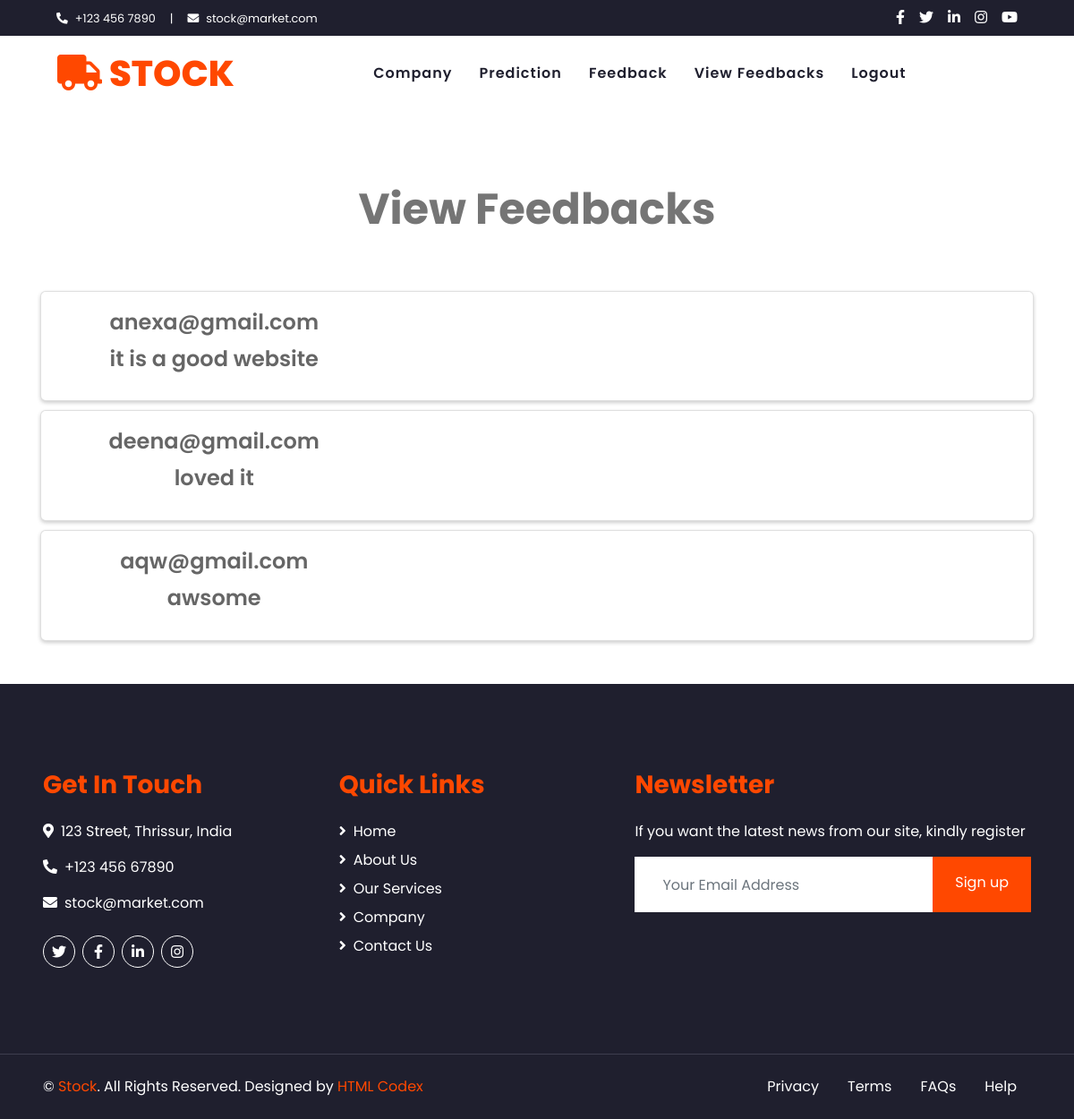
Screenshot of /viewfeedback/ with the database file from the repository.
### stockapp/models.py (models this page shows)
class feed(models.Model):
    name=models.CharField(max_length=255)
    email=models.EmailField(max_length=255)
    message=models.CharField(max_length=255)

### stockapp/views.py (the view)
# urls.py: path('viewfeedback/', views.viewfeedback, name='viewfeedback'),
def viewfeedback(request):
    context={
    'feeds':feed.objects.all()
    }
    return render(request, 'viewfeedback.html',context)

### templates/viewfeedback.html (shortened to what this page needs)
{% load static %}
<!DOCTYPE html>
<html lang="en">
<head>
    <link href="https://cdnjs.cloudflare.com/ajax/libs/font-awesome/5.10.0/css/all.min.css" rel="stylesheet">
    <link href="{% static 'lib/owlcarousel/assets/owl.carousel.min.css' %}" rel="stylesheet">
    <link href="{% static 'css/style.css' %}" rel="stylesheet">
</head>
<body>
    <div class="container-fluid bg-dark">
        <div class="row py-2 px-lg-5">
            <div class="col-lg-6 text-center text-lg-left mb-2 mb-lg-0">
                <div class="d-inline-flex align-items-center text-white">
                    <small><i class="fa fa-phone-alt mr-2"></i>+123 456 7890</small>
                    <small class="px-3">|</small>
                    <small><i class="fa fa-envelope mr-2"></i>stock@market.com</small>
                </div>
            </div>
            <div class="col-lg-6 text-center text-lg-right">
                <div class="d-inline-flex align-items-center">
                    <a class="text-white px-2" href="https://www.facebook.com/">
                        <i class="fab fa-facebook-f"></i>
                    </a>
                    <a class="text-white px-2" href="https://twitter.com/i/flow/login">
                        <i class="fab fa-twitter"></i>
                    </a>
                    <a class="text-white px-2" href="https://in.linkedin.com/">
                        <i class="fab fa-linkedin-in"></i>
                    </a>
                    <a class="text-white px-2" href="https://www.instagram.com/?hl=en">
                        <i class="fab fa-instagram"></i>
                    </a>
                    <a class="text-white pl-2" href="https://www.youtube.com/">
                        <i class="fab fa-youtube"></i>
                    </a>
                </div>
            </div>
        </div>
    </div>
    <div class="container-fluid p-0">
        <nav class="navbar navbar-expand-lg bg-light navbar-light py-3 py-lg-0 px-lg-5">
            <a href="{% url 'home' %}" class="navbar-brand ml-lg-3">
                <h1 class="m-0 display-5 text-uppercase text-primary"><i class="fa fa-truck mr-2"></i>Stock</h1>
            </a>
            <div class="collapse navbar-collapse justify-content-between px-lg-3" id="navbarCollapse">
                <div class="navbar-nav m-auto py-0">
                    <a href="{% url 'comp' %}" class="nav-item nav-link">Company</a>
                    <a href="{% url 'prediction' %}" class="nav-item nav-link">Prediction</a>
                    <a href="{% url 'feedback' %}" class="nav-item nav-link">Feedback</a>
                    <a href="{% url 'viewfeedback' %}" class="nav-item nav-link">View Feedbacks</a>
                    <a href="{% url 'home' %}" class="nav-item nav-link">Logout</a>
                </div>
            </div>
        </nav>
    </div>
 {% load static %}
</head>
<body>
<div class="container" style="margin-top:30px">
  <div class="row">
    <div class="col-12">
      <div class="title-heading">
        View Feedbacks
      </div>
    </div>
  </div>
  {% if feeds %}
  {% for fd in feeds %}
      <div class="card">
        <div class = "col-lg-4 col-sm-4 col-md-4 col-xl-4 col-xs-12">
       <div class="card-body">
          <h4 class="card-title">&nbsp;&nbsp;&nbsp;{{fd.email}}</h4>
          <h4 class="card-title">&nbsp;&nbsp;&nbsp;{{fd.message}}</h4>
        </div>
      </div>
    </div>
{% endfor %}
{% endif %}
  </div>
<div class="container-fluid bg-dark text-white mt-5 py-5 px-sm-3 px-md-5">
  <div class="row pt-5">
      <div class="col-lg-7 col-md-6">
          <div class="row">
              <div class="col-md-6 mb-5">
                  <h3 class="text-primary mb-4">Get In Touch</h3>
                  <p><i class="fa fa-map-marker-alt mr-2"></i>123 Street, Thrissur, India</p>
                  <p><i class="fa fa-phone-alt mr-2"></i>+123 456 67890</p>
                  <p><i class="fa fa-envelope mr-2"></i>stock@market.com</p>
                  <div class="d-flex justify-content-start mt-4">
                      <a class="btn btn-outline-light btn-social mr-2" href="https://twitter.com/i/flow/login"><i class="fab fa-twitter"></i></a>
                      <a class="btn btn-outline-light btn-social mr-2" href="https://www.facebook.com/"><i class="fab fa-facebook-f"></i></a>
                      <a class="btn btn-outline-light btn-social mr-2" href="https://in.linkedin.com/"><i class="fab fa-linkedin-in"></i></a>
                      <a class="btn btn-outline-light btn-social" href="https://www.instagram.com/?hl=en"><i class="fab fa-instagram"></i></a>
                  </div>
              </div>
              <div class="col-md-6 mb-5">
                  <h3 class="text-primary mb-4">Quick Links</h3>
                  <div class="d-flex flex-column justify-content-start">
                      <a class="text-white mb-2" href="#"><i class="fa fa-angle-right mr-2"></i>Home</a>
                      <a class="text-white mb-2" href="{% url 'about' %}"><i class="fa fa-angle-right mr-2"></i>About Us</a>
                      <a class="text-white mb-2" href="{% url 'service' %}"><i class="fa fa-angle-right mr-2"></i>Our Services</a>
                      <a class="text-white mb-2" href="{% url 'comp' %}"><i class="fa fa-angle-right mr-2"></i>Company</a>
                      <a class="text-white" href="{% url 'contact' %}"><i class="fa fa-angle-right mr-2"></i>Contact Us</a>
                  </div>
              </div>
          </div>
      </div>
      <div class="col-lg-5 col-md-6 mb-5">
          <h3 class="text-primary mb-4">Newsletter</h3>
          <p>If you want the latest news from our site, kindly register</p>
          <div class="w-100">
              <div class="input-group">
                  <input type="text" class="form-control border-light" style="padding: 30px;" placeholder="Your Email Address">
                  <div class="input-group-append">
                      <a href="{% url 'register' %}" class="btn btn-primary py-3 px-4 d-none d-lg-block">Sign up</a>
                  </div>
              </div>
          </div>
      </div>
  </div>
</div>
<div class="container-fluid bg-dark text-white border-top py-4 px-sm-3 px-md-5" style="border-color: #3E3E4E !important;">
  <div class="row">
      <div class="col-lg-6 text-center text-md-left mb-3 mb-md-0">
          <p class="m-0 text-white">&copy; <a href="#">Stock</a>. All Rights Reserved.
          Designed by <a href="https://htmlcodex.com">HTML Codex</a>
          </p>
      </div>
      <div class="col-lg-6 text-center text-md-right">
          <ul class="nav d-inline-flex">
              <li class="nav-item">
                  <a class="nav-link text-white py-0" href="#">Privacy</a>
              </li>
              <li class="nav-item">
                  <a class="nav-link text-white py-0" href="#">Terms</a>
              </li>
              <li class="nav-item">
                  <a class="nav-link text-white py-0" href="#">FAQs</a>
              </li>
              <li class="nav-item">
                  <a class="nav-link text-white py-0" href="{% url 'help' %}">Help</a>
              </li>
          </ul>
      </div>
  </div>
</div>
  </body>
  </html>

### templates/viewfeedback.html (style rules this page uses)
body { background-image: url('https://images.unsplash.com/photo-1512314889357-e157c22f938d?ixlib=rb-4.0.3&ixid=MnwxMjA3fDB8MHxzZWFyY2h8Nnx8ZmVlZGJhY2t8ZW58MHx8MHx8&auto=format&fit=crop&w=500&q=60'); background-repeat: no-repeat; background-attachment: fixed; background-size: cover; }
.card { margin: 10px auto; box-shadow: 0px 2px 4px 0 rgba(0,0,0,0.2); border-radius: 6px; height: 100%; transition: 0.3s; }
.card-title { text-align: center; color: #666666; font-weight: bold; }
.title-heading { font-size: 3em; text-align: center; margin: 4%; font-weight: bold; }

### rows the page displays
feed: email "anexa@gmail.com", message "it is a good website"
feed: email "deena@gmail.com", message "loved it"
feed: email "aqw@gmail.com", message "awsome"
